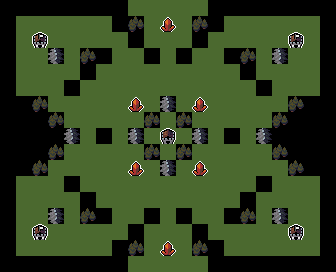

Tiled map render using the project's own tile images. Description and the whole map definition, tile-layer contents included, below:
An orthogonal 21x17 tile map with 16x16 px tiles, 3 tile layers (Tiles, Objects, Metadata).

<map version="1.10" tiledversion="1.10.0" orientation="orthogonal" renderorder="right-down" width="21" height="17" tilewidth="16" tileheight="16" infinite="0" nextlayerid="34" nextobjectid="102">
 <editorsettings>
  <export format="MUD Templates" />
 </editorsettings>
 <tileset firstgid="1" source="../../tilesets/map-maker-tileset.tsx" />
 <group id="17" name="Tiles" offsetx="2.84217e-14" offsety="0">
  <properties>
   <property name="entityLayer" type="bool" value="true" />
  </properties>
  <layer id="2" name="Tiles" width="21" height="17">
   <properties>
    <property name="prototypeLayer" type="bool" value="true" />
   </properties>
   <data encoding="csv">
0,0,0,0,0,0,0,0,1,1,1,1,1,0,0,0,0,0,0,0,0,
0,1,1,1,1,1,1,0,2,1,1,1,2,0,1,1,1,1,1,1,0,
0,1,1,1,1,1,1,1,0,1,1,1,0,1,1,1,1,1,1,1,0,
0,1,1,3,1,2,0,1,1,0,1,0,1,1,0,2,1,3,1,1,0,
0,1,1,1,1,0,1,1,1,1,1,1,1,1,1,0,1,1,1,1,0,
0,1,1,1,0,1,1,1,1,1,1,1,1,1,1,1,0,1,1,1,0,
0,0,2,1,1,1,1,1,1,1,3,1,1,1,1,1,1,1,2,0,0,
0,0,0,2,1,1,1,1,1,2,1,2,1,1,1,1,1,2,0,0,0,
0,0,0,0,3,1,0,1,3,1,1,1,3,1,0,1,3,0,0,0,0,
0,0,0,2,1,1,1,1,1,2,1,2,1,1,1,1,1,2,0,0,0,
0,0,2,1,1,1,1,1,1,1,3,1,1,1,1,1,1,1,2,0,0,
0,1,1,1,0,1,1,1,1,1,1,1,1,1,1,1,0,1,1,1,0,
0,1,1,1,1,0,1,1,1,1,1,1,1,1,1,0,1,1,1,1,0,
0,1,1,3,1,2,0,1,1,0,1,0,1,1,0,2,1,3,1,1,0,
0,1,1,1,1,1,1,1,0,1,1,1,0,1,1,1,1,1,1,1,0,
0,1,1,1,1,1,1,0,2,1,1,1,2,0,1,1,1,1,1,1,0,
0,0,0,0,0,0,0,0,1,1,1,1,1,0,0,0,0,0,0,0,0
</data>
  </layer>
 </group>
 <group id="15" name="Objects">
  <properties>
   <property name="entityLayer" type="bool" value="true" />
  </properties>
  <layer id="10" name="Objects" width="21" height="17">
   <properties>
    <property name="prototypeLayer" type="bool" value="true" />
   </properties>
   <data encoding="csv">
0,0,0,0,0,0,0,0,0,0,0,0,0,0,0,0,0,0,0,0,0,
0,0,0,0,0,0,0,0,0,0,14,0,0,0,0,0,0,0,0,0,0,
0,0,10,0,0,0,0,0,0,0,0,0,0,0,0,0,0,0,10,0,0,
0,0,0,0,0,0,0,0,0,0,0,0,0,0,0,0,0,0,0,0,0,
0,0,0,0,0,0,0,0,0,0,0,0,0,0,0,0,0,0,0,0,0,
0,0,0,0,0,0,0,0,0,0,0,0,0,0,0,0,0,0,0,0,0,
0,0,0,0,0,0,0,0,14,0,0,0,14,0,0,0,0,0,0,0,0,
0,0,0,0,0,0,0,0,0,0,0,0,0,0,0,0,0,0,0,0,0,
0,0,0,0,0,0,0,0,0,0,9,0,0,0,0,0,0,0,0,0,0,
0,0,0,0,0,0,0,0,0,0,0,0,0,0,0,0,0,0,0,0,0,
0,0,0,0,0,0,0,0,14,0,0,0,14,0,0,0,0,0,0,0,0,
0,0,0,0,0,0,0,0,0,0,0,0,0,0,0,0,0,0,0,0,0,
0,0,0,0,0,0,0,0,0,0,0,0,0,0,0,0,0,0,0,0,0,
0,0,0,0,0,0,0,0,0,0,0,0,0,0,0,0,0,0,0,0,0,
0,0,10,0,0,0,0,0,0,0,0,0,0,0,0,0,0,0,10,0,0,
0,0,0,0,0,0,0,0,0,0,14,0,0,0,0,0,0,0,0,0,0,
0,0,0,0,0,0,0,0,0,0,0,0,0,0,0,0,0,0,0,0,0
</data>
  </layer>
  <layer id="33" name="Metadata" width="21" height="17">
   <properties>
    <property name="prototypeLayer" type="bool" value="true" />
   </properties>
   <data encoding="csv">
0,0,0,0,0,0,0,0,0,0,0,0,0,0,0,0,0,0,0,0,0,
0,0,0,0,0,0,0,0,0,0,0,0,0,0,0,0,0,0,0,0,0,
0,0,0,0,0,0,0,0,0,0,0,0,0,0,0,0,0,0,0,0,0,
0,0,0,0,0,0,0,0,0,0,0,0,0,0,0,0,0,0,0,0,0,
0,0,0,0,0,0,0,0,0,0,0,0,0,0,0,0,0,0,0,0,0,
0,0,0,0,0,0,0,0,0,0,0,0,0,0,0,0,0,0,0,0,0,
0,0,0,0,0,0,0,0,0,0,0,0,0,0,0,0,0,0,0,0,0,
0,0,0,0,0,0,0,0,0,0,0,0,0,0,0,0,0,0,0,0,0,
0,0,0,0,0,0,0,0,0,0,0,0,0,0,0,0,0,0,0,0,0,
0,0,0,0,0,0,0,0,0,0,0,0,0,0,0,0,0,0,0,0,0,
0,0,0,0,0,0,0,0,0,0,0,0,0,0,0,0,0,0,0,0,0,
0,0,0,0,0,0,0,0,0,0,0,0,0,0,0,0,0,0,0,0,0,
0,0,0,0,0,0,0,0,0,0,0,0,0,0,0,0,0,0,0,0,0,
0,0,0,0,0,0,0,0,0,0,0,0,0,0,0,0,0,0,0,0,0,
0,0,0,0,0,0,0,0,0,0,0,0,0,0,0,0,0,0,0,0,0,
0,0,0,0,0,0,0,0,0,0,0,0,0,0,0,0,0,0,0,0,0,
0,0,0,0,0,0,0,0,0,0,0,0,0,0,0,0,0,0,0,0,0
</data>
  </layer>
  <objectgroup id="18" name="Portals" />
 </group>
</map>